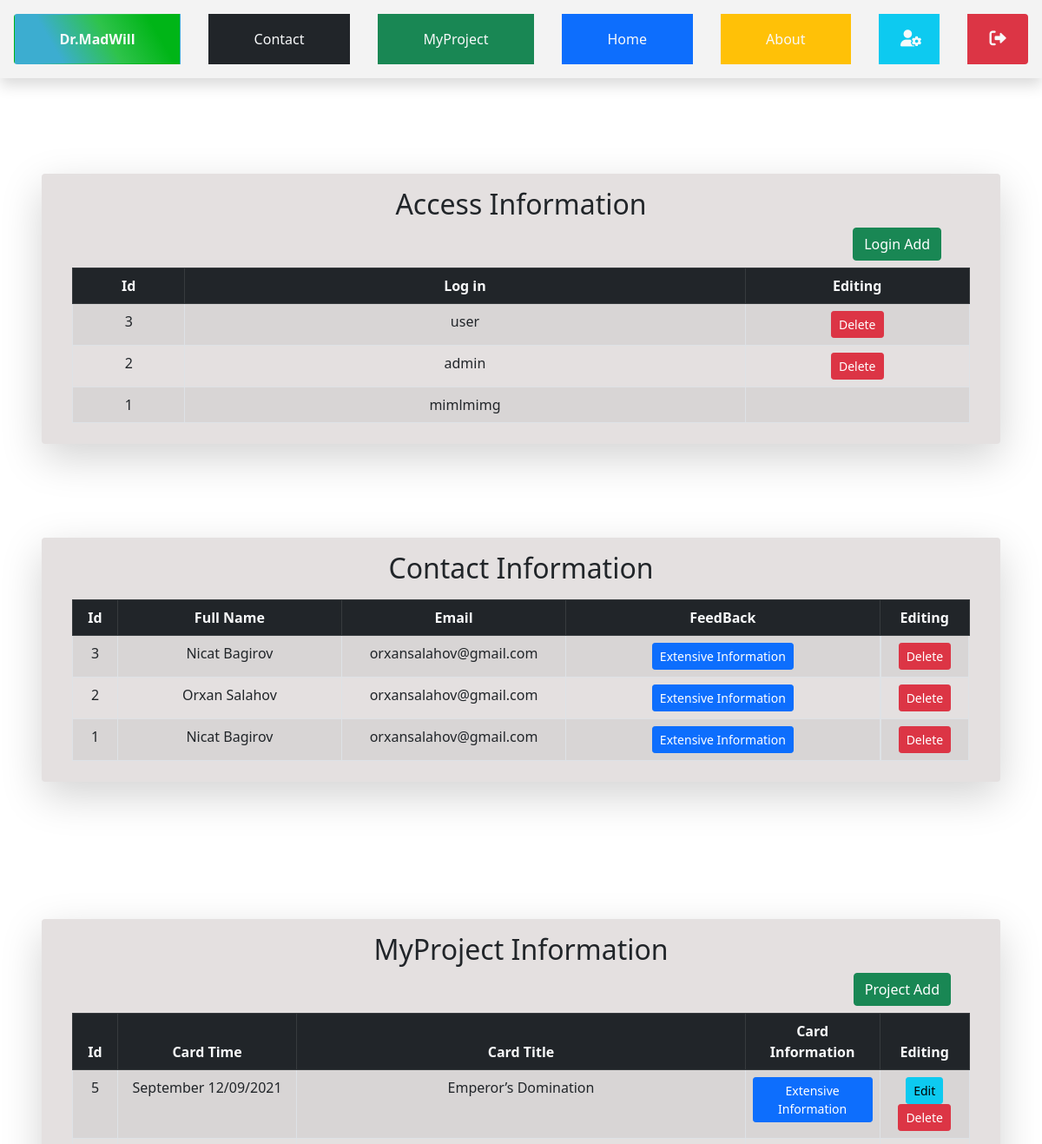
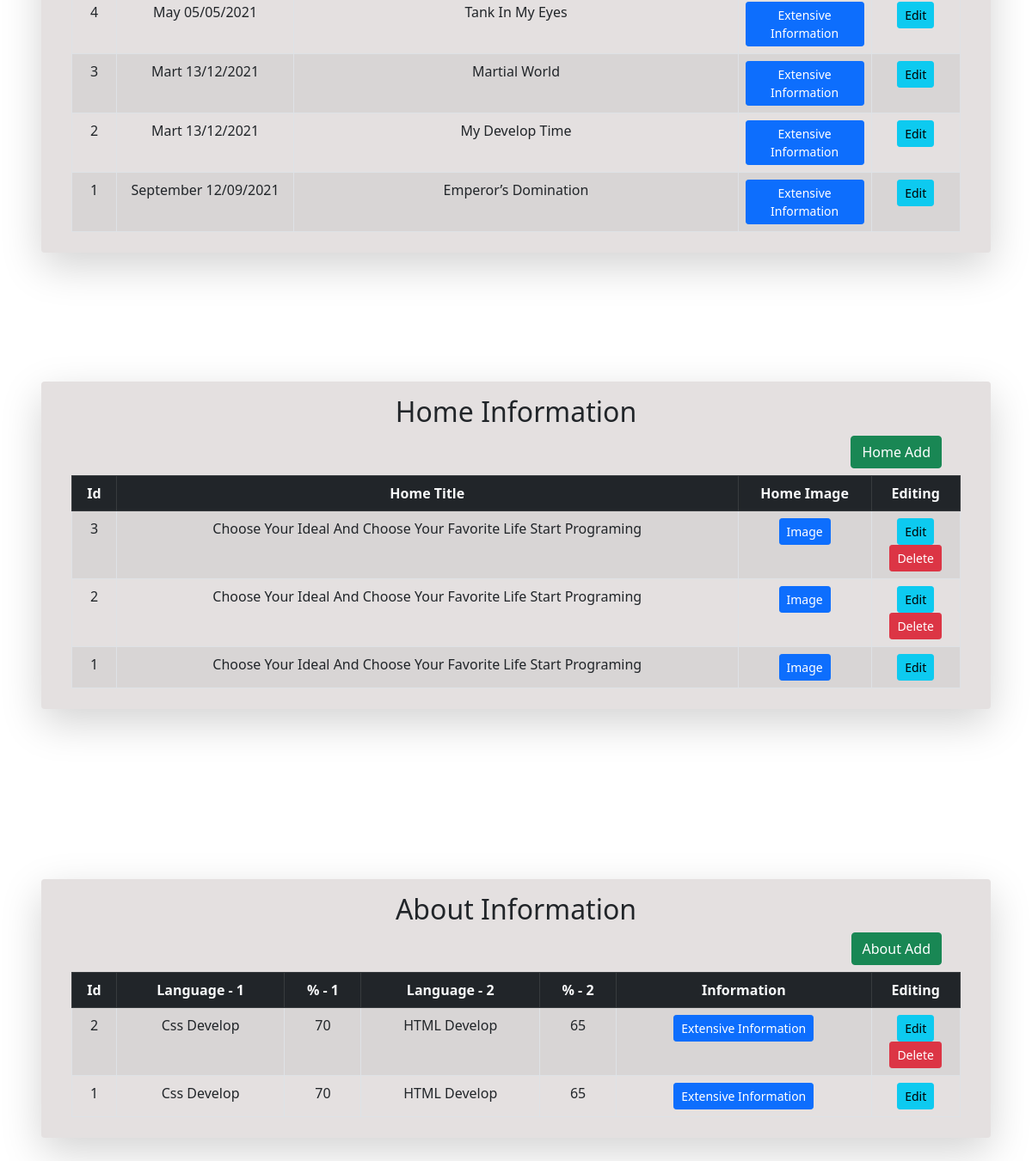
Screenshot of /admin/main/ (signed in) with the database file from the repository (2 pictures, top to bottom).
### postd/models.py (models this page shows, shortened)
class Admin(db.Model,UserMixin):
    id = db.Column(db.Integer, primary_key=True)
    login= db.Column(db.String(100), unique=True, nullable=False)
    password = db.Column(db.String(200), nullable=False)

class Contactin(db.Model):
    id = db.Column(db.Integer, primary_key=True)
    fulname = db.Column(db.String(25), nullable=False)
    email = db.Column(db.String(50), nullable=False)
    message = db.Column(db.Text, nullable=False)

class Projectin(db.Model):
    id = db.Column(db.Integer, primary_key=True)
    protime = db.Column(db.String(25), nullable=False)
    protitle = db.Column(db.String(50), nullable=False)
    prosortcut = db.Column(db.String(80), nullable=False)
    projareya = db.Column(db.Text)
    cardTextadd=db.Column(db.String(210))
    projareya2 = db.Column(db.Text)
    projtitle = db.Column(db.String(100))
    listp = db.Column(db.String(70))
    listp1 = db.Column(db.String(70))
    listp2 = db.Column(db.String(70))
    listp3 = db.Column(db.String(70))
    listp4 = db.Column(db.String(70))
    listp5 = db.Column(db.String(70))
    listp6 = db.Column(db.String(70))
    listp7 = db.Column(db.String(70))
    projareya3 = db.Column(db.Text)
    proimg=db.Column(db.String(100))

class Homein(db.Model):
    id = db.Column(db.Integer, primary_key=True)
    info = db.Column(db.String(80), nullable=False)
    infoimg=db.Column(db.String(100))

class Aboutin(db.Model):
    id = db.Column(db.Integer, primary_key=True)
    aboutinfo1 = db.Column(db.String(160), nullable=False)
    aboutinfo2 = db.Column(db.String(160), nullable=False)
    disgen1 = db.Column(db.String(25),nullable=False)
    disgen1interest = db.Column(db.Integer,nullable=False)
    disgen2 = db.Column(db.String(25),nullable=False)
    disgen2interest = db.Column(db.Integer,nullable=False)
    disgen3 = db.Column(db.String(25),nullable=False)
    disgen3interest = db.Column(db.Integer,nullable=False)
    disgen4 = db.Column(db.String(25),nullable=False)
    disgen4interest = db.Column(db.Integer,nullable=False)
    disgen5 = db.Column(db.String(25),nullable=False)
    disgen5interest = db.Column(db.Integer,nullable=False)
    aboutinfoimg=db.Column(db.String(100))

### postd/routes.py (the view)
@app.route('/admin/main/',methods=['GET','POST'])
@login_required
def adminmain():
    admin=Admin().query.all()
    admin=admin[::-1]
    contact=Contactin.query.all()
    contact=contact[::-1]
    home=Homein.query.all()
    home=home[::-1]
    project=Projectin.query.all()
    project=project[::-1]
    about=Aboutin.query.all()
    about=about[::-1]
    return render_template('admin/adminmain.html',contact=contact,home=home,about=about,project=project,admin=admin)

### postd/models.py (called while the page is built)
@login_manager.user_loader
def load_user(user_id):
    return Admin.query.get(user_id)

### postd/templates/admin/adminmain.html (shortened to what this page needs)
{% extends "admin/baseadmin.html" %}
{% block content %}
<div   class="d-flex flex-column align-items-center">
  <div  style="width:92%;background-color: #e4e0e0;"  class="d-flex  mb-2 p-2 rounded shadow-lg flex-column align-items-center" >
      <div class="d-flex mt-2 justify-content-center">
          <h2 >Access Information </h2>
      </div>
      <div style="width: 89%;" class="d-flex justify-content-end">
        <a class="btn btn-success " href="{{url_for('loginadd')}}">Login Add</a>
      </div>
      <table style="width: 95%;" class=" mt-2 text-center table table-hover table-striped table-bordered">
          <thead class="table-dark text-light">
              <tr style="text-align: center;" >
                  <th style="width:5% ;">Id </th>
                  <th class="w-25">Log in</th>
                  <th style="width: 10%;" >Editing</th>
              </tr>
          </thead>
          <tbody>
              {% for info in admin %}
                  <tr>
                      <td> {{info.id}} </td>
                      <td >{{info.login}}</td>
                      <td>
                        {% if info.id!=1 %}
                          <button type="button" class="btn btn-sm btn-danger" data-toggle="modal" data-target="#pe5exampleModalCenter{{info.id}}">
                              Delete
                          </button>
                          {% endif %}
                    </td>
                  </tr>
              {% endfor %}
          </tbody>
      </table>
  </div>
  <div  style="width:92%;background-color: #e4e0e0;"  class="d-flex  mb-2 p-2 rounded shadow-lg flex-column align-items-center" >
        <div class="d-flex mt-2 justify-content-center">
            <h2 >Contact Information </h2>
        </div>
        <table style="width: 95%;" class=" mt-2 text-center table table-hover table-striped table-bordered">
            <thead class="table-dark text-light">
                <tr style="text-align: center;" >
                    <th style="width:5% ;">Id </th>
                    <th class="w-25">Full Name</th>
                    <th class="w-25">Email</th>
                    <th>FeedBack</th>
                    <th style="width: 10%;" >Editing</th>
                </tr>
            </thead>
            <tbody>
                {% for info in contact %}
                    <tr>
                        <td> {{info.id}} </td>
                        <td class="text-capitalize">{{info.fulname}}</td>
                        <td>{{info.email}}</td>
                        <td>
                          <button type="button" class="btn btn-sm btn-primary" data-toggle="modal" data-target="#conexampleModalCenter{{info.id}}">
                            Extensive Information
                          </button>
                        </td>
                        <td class="d-flex justify-content-center" >
                            <button type="button" class="btn btn-sm btn-danger" data-toggle="modal" data-target="#cexampleModalCenter{{info.id}}">
                                Delete
                              </button>
                        </td>
                    </tr>
                {% endfor %}
            </tbody>
        </table>
  </div>
  <div  style="width:92%;background-color: #e4e0e0;"  class="d-flex  p-2 rounded shadow-lg flex-column align-items-center" >
        <div class="d-flex mt-2 justify-content-center">
            <h2 >MyProject Information </h2>
        </div>
        <div style="width: 91%;" class="d-flex justify-content-end">
            <a class="btn btn-success " href="{{url_for('adminpro')}}">Project Add</a>
        </div>
        <table style="width: 95%;" class=" mt-2 text-center table table-hover table-striped table-bordered">
            <thead class="table-dark text-light">
                <tr style="text-align: center;" >
                    <th style="width:5% ;" >Id</th>
                    <th style="width:20%;">Card Time</th>
                    <th >Card Title</th>
                    <th style="width:15%;" >Card Information</th>
                    <th style="width: 10%;" >Editing</th>
                </tr>
            </thead>
            <tbody>
                {% for info in project %}
                    <tr>
                        <td> {{info.id}} </td>
                        <td class="text-capitalize" >{{info.protime}}</td>
                        <td class="text-capitalize" >{{info.protitle}}</td>
                        <td>
                          <button type="button" class="btn btn-sm btn-primary" data-toggle="modal" data-target="#proexampleModalLong{{info.id}}">
                            Extensive Information
                          </button>
                        </td>
                        <td>
                            <a class="btn  btn-info btn-sm btn" href="{{url_for('editpro', id=info.id)}}">Edit</a>
                            {% if info.id>4  %}
                            <button type="button" class="btn btn-sm btn-danger" data-toggle="modal" data-target="#prseexampleModalCenter{{info.id}}">
                                Delete
                              </button>
                            {% endif %}
                        </td>
                    </tr>
                {% endfor %}
            </tbody>
        </table>
  </div>
  <div  style="width:92%;background-color: #e4e0e0;"  class="d-flex  p-2 rounded shadow-lg flex-column align-items-center" >
        <div class="d-flex mt-2 justify-content-center">
            <h2 >Home Information </h2>
        </div>
        <div style="width: 91%;" class="d-flex justify-content-end">
            <a class="btn btn-success " href="{{url_for('adminhome')}}">Home Add</a>
        </div>
        <table style="width: 95%;" class=" mt-2 text-center table table-hover table-striped table-bordered">
            <thead class="table-dark text-light">
                <tr style="text-align: center;" >
                    <th style="width:5% ;" >Id</th>
                    <th >Home Title</th>
                    <th style="width: 15%;">Home Image</th>
                    <th style="width: 10%;" >Editing</th>
                </tr>
            </thead>
            <tbody>
                {% for info in home %}
                    <tr>
                        <td> {{info.id}} </td>
                        <td class="text-capitalize" >
                          {{info.info}}
                        </td>
                        <td>
                          <button type="button" class="btn btn-sm btn-primary" data-toggle="modal" data-target="#hasexampleModalCenter{{info.id}}">
                            Image
                          </button>
                        </td>
                        <td>
                            <a class="btn  btn-info btn-sm btn" href="{{url_for('edithome', id=info.id)}}">Edit</a>
                            {% if info.id!=1 %}
                            <button type="button" class="btn btn-sm btn-danger" data-toggle="modal" data-target="#homexampleModalCenter{{info.id}}">
                                Delete
                              </button>
                              {% endif %}
                        </td>
                    </tr>
                {% endfor %}
            </tbody>
        </table>
  </div>
  <div  style="width:92%;background-color: #e4e0e0;margin:120px;"  class="d-flex mt-5 p-2 rounded shadow-lg flex-column align-items-center" >
        <div class="d-flex mt-2 justify-content-center">
            <h2 >About Information </h2>
        </div>
        <div style="width: 91%;" class="d-flex justify-content-end">
            <a class="btn btn-success " href="{{url_for('adminabout')}}">About Add</a>
        </div>
        <table style="width: 95%;" class=" mt-2 text-center table table-hover table-striped table-bordered">
            <thead class="table-dark text-light">
                <tr style="text-align: center;" >
                    <th style="width:5% ;" >Id</th>
                    <th  >Language - 1</th>
                    <th>% - 1</th>
                    <th  >Language - 2</th>
                    <th>% - 2</th>
                    <th >Information</th>
                    <th style="width: 10%;" >Editing</th>
                </tr>
            </thead>
            <tbody>
                {% for info in about %}
                    <tr>
                        <td> {{info.id}} </td>
                        <td class="text-capitalize" >{{info.disgen1}}</td>
                        <td class="text-capitalize" >{{info.disgen1interest}}</td>
                        <td class="text-capitalize" >{{info.disgen2}}</td>
                        <td class="text-capitalize" >{{info.disgen2interest}}</td>
                        <td>
                          <button type="button" class="btn btn-sm btn-primary" data-toggle="modal" data-target="#abbbexampleModalCenter{{info.id}}">
                            Extensive Information
                          </button>
                        </td>
                        <td>
                            <a class="btn  btn-info btn-sm btn" href="{{url_for('editabout', id=info.id)}}">Edit</a>
                            {% if info.id!=1 %}
                            <button type="button" class="btn btn-sm btn-danger" data-toggle="modal" data-target="#aexampleModalCenter{{info.id}}">
                                Delete
                              </button>
                            {% endif %}
                        </td>
                    </tr>
                {% endfor %}
            </tbody>
        </table>
  </div>
</div>
{% endblock %}

### postd/templates/admin/baseadmin.html (shortened to what this page needs)
<!DOCTYPE html>
<html lang="en">
<head>
  <link rel="stylesheet" href="https://cdnjs.cloudflare.com/ajax/libs/font-awesome/6.0.0-beta2/css/all.min.css" />
  <link rel="stylesheet" href="https://stackpath.bootstrapcdn.com/bootstrap/5.0.0-alpha1/css/bootstrap.min.css">
</head>
<body class="m-0 p-0">
  {% include 'admin/include/navbar.html' %}
    {% block content %}
    {% endblock %}
  </body>
</html>

### postd/templates/admin/include/navbar.html
<div style="background-color: #f3f3f3;  " class="btn-group fixed-top shadow d-flex justify-content-center  !spacing" role="group" aria-label="Basic example">
    <a style="background-image: linear-gradient(60deg, rgba(60,173,208,1) 25%, rgba(46,195,75,1) 56%, rgba(0,181,23,1) 83%); font-weight:800 ;" class="btn d-inline-block py-3 px-4  text-light m-3" href="{{url_for('main')}}">Dr.MadWill</a>
    <a class="btn d-inline-block py-3 px-4 bg-dark text-light m-3" href="{{url_for('adminmain')}}#contact">Contact</a>
    <a class="btn d-inline-block py-3 px-4 bg-success text-light m-3" href="{{url_for('adminmain')}}#project">MyProject</a>
    <a class="btn d-inline-block py-3 px-4 bg-primary text-light m-3" href="{{url_for('adminmain')}}#home">Home</a>
    <a class="btn d-inline-block py-3 px-4 bg-warning text-light m-3" href="{{url_for('adminmain')}}#about">About</a>
    <a style="max-width: 70px;" class="btn d-inline-block py-3 px-4 bg-info text-light m-3" href="{{url_for('adminmain')}}#acsess">
        <i style="font-size:1.2rem;" class="fas fa-user-cog"></i>
    </a>
    <a style="max-width: 70px;" class="btn d-inline-block py-3 px-4 bg-danger text-light m-3" href="{{url_for('logout')}}">
        <i style="font-size:1.2rem;" class="fas fa-sign-out-alt"></i>
    </a>
</div>
<div style="height: 100px;"></div>

### postd/templates/admin/baseadmin.html (style rules this page uses)
html { scroll-behavior: smooth; }

### rows the page displays
Admin: id "3", login "user"
Admin: id "2", login "admin"
Admin: id "1", login "mimlmimg"
Contactin: id "3", fulname "Nicat Bagirov", email "orxansalahov@gmail.com"
Contactin: id "2", fulname "Orxan Salahov", email "orxansalahov@gmail.com"
Contactin: id "1", fulname "Nicat Bagirov", email "orxansalahov@gmail.com"
Projectin: id "5", protime "September 12/09/2021", protitle "Emperor’s Domination"
Projectin: id "4", protime "May 05/05/2021", protitle "Tank In My Eyes"
Projectin: id "3", protime "Mart 13/12/2021", protitle "Martial World"
Projectin: id "2", protime "Mart 13/12/2021", protitle "My Develop Time"
Projectin: id "1", protime "September 12/09/2021", protitle "Emperor’s Domination"
Homein: id "3", info "Choose Your Ideal And Choose Your Favorite Life Start Programing"
Homein: id "2", info "Choose Your Ideal And Choose Your Favorite Life Start Programing"
Homein: id "1", info "Choose Your Ideal And Choose Your Favorite Life Start Programing"
Aboutin: id "2", disgen1 "Css Develop", disgen1interest "70", disgen2 "HTML Develop", disgen2interest "65"
Aboutin: id "1", disgen1 "Css Develop", disgen1interest "70", disgen2 "HTML Develop", disgen2interest "65"
